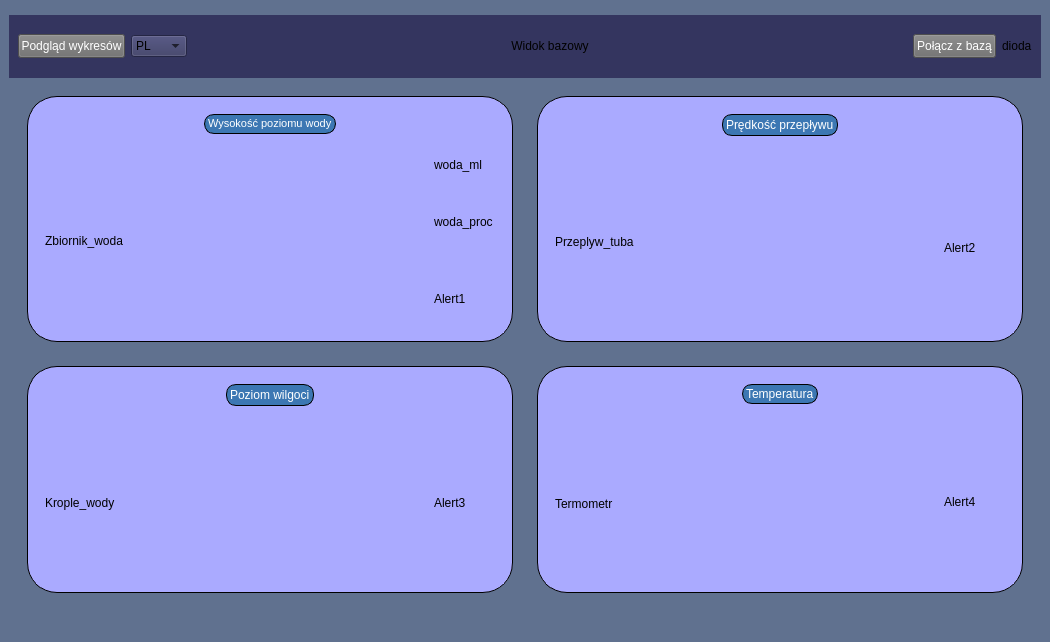
<?xml version="1.0" encoding="UTF-8"?>
<ui version="4.0">
 <class>MainWindow</class>
 <widget class="QMainWindow" name="MainWindow">
  <property name="geometry">
   <rect>
    <x>0</x>
    <y>0</y>
    <width>1050</width>
    <height>642</height>
   </rect>
  </property>
  <property name="minimumSize">
   <size>
    <width>1029</width>
    <height>538</height>
   </size>
  </property>
  <property name="windowTitle">
   <string>MainWindow</string>
  </property>
  <property name="styleSheet">
   <string notr="true">background-color: rgb(96, 113, 143);</string>
  </property>
  <widget class="QWidget" name="centralwidget">
   <layout class="QGridLayout" name="gridLayout_7">
    <item row="1" column="0">
     <widget class="QWidget" name="kratka_okienka" native="true">
      <property name="minimumSize">
       <size>
        <width>861</width>
        <height>391</height>
       </size>
      </property>
      <property name="styleSheet">
       <string notr="true">background-color: rgb(96, 113, 143);</string>
      </property>
      <layout class="QGridLayout" name="gridLayout_2">
       <item row="0" column="0">
        <layout class="QGridLayout" name="gridLayout">
         <item row="1" column="1">
          <widget class="QWidget" name="okienko4" native="true">
           <property name="styleSheet">
            <string notr="true"/>
           </property>
           <layout class="QGridLayout" name="gridLayout_3">
            <item row="0" column="0">
             <widget class="QWidget" name="okienko_44" native="true">
              <property name="minimumSize">
               <size>
                <width>477</width>
                <height>188</height>
               </size>
              </property>
              <property name="styleSheet">
               <string notr="true">QWidget#okienko_44{
    background-color: rgb(170, 170, 255);
	border: 1px solid black;
    border-radius: 30px;
}</string>
              </property>
              <layout class="QGridLayout" name="gridLayout_17">
               <item row="0" column="0">
                <widget class="QWidget" name="widget" native="true">
                 <property name="maximumSize">
                  <size>
                   <width>16777215</width>
                   <height>40</height>
                  </size>
                 </property>
                 <property name="styleSheet">
                  <string notr="true">    background-color: rgb(170, 170, 255);</string>
                 </property>
                 <layout class="QGridLayout" name="gridLayout_16">
                  <item row="0" column="0">
                   <spacer name="horizontalSpacer_10">
                    <property name="orientation">
                     <enum>Qt::Horizontal</enum>
                    </property>
                    <property name="sizeHint" stdset="0">
                     <size>
                      <width>40</width>
                      <height>20</height>
                     </size>
                    </property>
                   </spacer>
                  </item>
                  <item row="0" column="1">
                   <widget class="QLabel" name="nazwa_okno4">
                    <property name="styleSheet">
                     <string notr="true">QLabel#nazwa_okno4{
	color: rgb(255, 255, 255);
	background-color: rgb(60, 119, 179);
	border: 1px solid black;
    border-radius: 10px;
}</string>
                    </property>
                    <property name="text">
                     <string>Temperatura</string>
                    </property>
                   </widget>
                  </item>
                  <item row="0" column="2">
                   <spacer name="horizontalSpacer_9">
                    <property name="orientation">
                     <enum>Qt::Horizontal</enum>
                    </property>
                    <property name="sizeHint" stdset="0">
                     <size>
                      <width>40</width>
                      <height>20</height>
                     </size>
                    </property>
                   </spacer>
                  </item>
                 </layout>
                </widget>
               </item>
               <item row="1" column="0">
                <widget class="QWidget" name="widget" native="true">
                 <property name="styleSheet">
                  <string notr="true">    background-color: rgb(170, 170, 255);</string>
                 </property>
                 <layout class="QGridLayout" name="gridLayout_15">
                  <item row="0" column="0">
                   <widget class="QLabel" name="Termometr">
                    <property name="minimumSize">
                     <size>
                      <width>331</width>
                      <height>151</height>
                     </size>
                    </property>
                    <property name="text">
                     <string>Termometr</string>
                    </property>
                   </widget>
                  </item>
                  <item row="0" column="1">
                   <widget class="QLabel" name="Alert4">
                    <property name="maximumSize">
                     <size>
                      <width>61</width>
                      <height>51</height>
                     </size>
                    </property>
                    <property name="text">
                     <string>Alert4</string>
                    </property>
                   </widget>
                  </item>
                 </layout>
                </widget>
               </item>
              </layout>
             </widget>
            </item>
           </layout>
          </widget>
         </item>
         <item row="0" column="1">
          <widget class="QWidget" name="okienko_2" native="true">
           <layout class="QGridLayout" name="gridLayout_5">
            <item row="0" column="1">
             <widget class="QWidget" name="okienko_22" native="true">
              <property name="minimumSize">
               <size>
                <width>477</width>
                <height>188</height>
               </size>
              </property>
              <property name="styleSheet">
               <string notr="true">QWidget#okienko_22{
    background-color: rgb(170, 170, 255);
	border: 1px solid black;
    border-radius: 30px;
}</string>
              </property>
              <layout class="QGridLayout" name="gridLayout_12">
               <item row="0" column="0">
                <widget class="QWidget" name="widget" native="true">
                 <property name="maximumSize">
                  <size>
                   <width>16777215</width>
                   <height>40</height>
                  </size>
                 </property>
                 <property name="styleSheet">
                  <string notr="true">    background-color: rgb(170, 170, 255);</string>
                 </property>
                 <layout class="QHBoxLayout" name="horizontalLayout_4">
                  <item>
                   <spacer name="horizontalSpacer_5">
                    <property name="orientation">
                     <enum>Qt::Horizontal</enum>
                    </property>
                    <property name="sizeHint" stdset="0">
                     <size>
                      <width>151</width>
                      <height>17</height>
                     </size>
                    </property>
                   </spacer>
                  </item>
                  <item>
                   <widget class="QLabel" name="nazwa_okno2">
                    <property name="styleSheet">
                     <string notr="true">QLabel#nazwa_okno2{
	color: rgb(255, 255, 255);
	background-color: rgb(60, 119, 179);
	border: 1px solid black;
    border-radius: 10px;
}</string>
                    </property>
                    <property name="text">
                     <string>Prędkość przepływu</string>
                    </property>
                   </widget>
                  </item>
                  <item>
                   <spacer name="horizontalSpacer_6">
                    <property name="orientation">
                     <enum>Qt::Horizontal</enum>
                    </property>
                    <property name="sizeHint" stdset="0">
                     <size>
                      <width>150</width>
                      <height>17</height>
                     </size>
                    </property>
                   </spacer>
                  </item>
                 </layout>
                </widget>
               </item>
               <item row="1" column="0">
                <widget class="QWidget" name="widget" native="true">
                 <property name="styleSheet">
                  <string notr="true">    background-color: rgb(170, 170, 255);</string>
                 </property>
                 <layout class="QHBoxLayout" name="horizontalLayout_5">
                  <item>
                   <widget class="QLabel" name="Przeplyw_tuba">
                    <property name="minimumSize">
                     <size>
                      <width>301</width>
                      <height>141</height>
                     </size>
                    </property>
                    <property name="maximumSize">
                     <size>
                      <width>166666</width>
                      <height>166666</height>
                     </size>
                    </property>
                    <property name="text">
                     <string>Przeplyw_tuba</string>
                    </property>
                   </widget>
                  </item>
                  <item>
                   <widget class="QLabel" name="Alert2">
                    <property name="minimumSize">
                     <size>
                      <width>61</width>
                      <height>51</height>
                     </size>
                    </property>
                    <property name="maximumSize">
                     <size>
                      <width>61</width>
                      <height>40</height>
                     </size>
                    </property>
                    <property name="text">
                     <string>Alert2</string>
                    </property>
                   </widget>
                  </item>
                 </layout>
                </widget>
               </item>
              </layout>
             </widget>
            </item>
           </layout>
          </widget>
         </item>
         <item row="0" column="0">
          <widget class="QWidget" name="okienko_1" native="true">
           <layout class="QGridLayout" name="gridLayout_4">
            <item row="0" column="1">
             <widget class="QWidget" name="okienko_11" native="true">
              <property name="minimumSize">
               <size>
                <width>478</width>
                <height>188</height>
               </size>
              </property>
              <property name="styleSheet">
               <string notr="true">QWidget#okienko_11{
    background-color: rgb(170, 170, 255);
	border: 1px solid black;
    border-radius: 30px;
}</string>
              </property>
              <layout class="QGridLayout" name="gridLayout_11">
               <item row="0" column="0">
                <layout class="QGridLayout" name="gridLayout_10">
                 <item row="0" column="0">
                  <widget class="QWidget" name="widget" native="true">
                   <property name="maximumSize">
                    <size>
                     <width>16777215</width>
                     <height>40</height>
                    </size>
                   </property>
                   <property name="styleSheet">
                    <string notr="true">    background-color: rgb(170, 170, 255);</string>
                   </property>
                   <layout class="QHBoxLayout" name="horizontalLayout_3">
                    <item>
                     <spacer name="horizontalSpacer_3">
                      <property name="orientation">
                       <enum>Qt::Horizontal</enum>
                      </property>
                      <property name="sizeHint" stdset="0">
                       <size>
                        <width>40</width>
                        <height>20</height>
                       </size>
                      </property>
                     </spacer>
                    </item>
                    <item>
                     <widget class="QLabel" name="nazwa_okno1">
                      <property name="styleSheet">
                       <string notr="true">QLabel#nazwa_okno1{
	color: rgb(255, 255, 255);
	background-color: rgb(60, 119, 179);
	border: 1px solid black;
    border-radius: 10px;
}</string>
                      </property>
                      <property name="text">
                       <string>&lt;html&gt;&lt;head/&gt;&lt;body&gt;&lt;p&gt;&lt;span style=&quot; font-size:8pt;&quot;&gt;Wysokość poziomu wody&lt;/span&gt;&lt;/p&gt;&lt;/body&gt;&lt;/html&gt;</string>
                      </property>
                     </widget>
                    </item>
                    <item>
                     <spacer name="horizontalSpacer_4">
                      <property name="orientation">
                       <enum>Qt::Horizontal</enum>
                      </property>
                      <property name="sizeHint" stdset="0">
                       <size>
                        <width>40</width>
                        <height>20</height>
                       </size>
                      </property>
                     </spacer>
                    </item>
                   </layout>
                  </widget>
                 </item>
                 <item row="1" column="0">
                  <widget class="QWidget" name="widget" native="true">
                   <property name="styleSheet">
                    <string notr="true">    background-color: rgb(170, 170, 255);</string>
                   </property>
                   <layout class="QGridLayout" name="gridLayout_9">
                    <item row="0" column="0">
                     <widget class="QLabel" name="Zbiornik_woda">
                      <property name="minimumSize">
                       <size>
                        <width>202</width>
                        <height>139</height>
                       </size>
                      </property>
                      <property name="text">
                       <string>Zbiornik_woda</string>
                      </property>
                     </widget>
                    </item>
                    <item row="0" column="1">
                     <layout class="QGridLayout" name="gridLayout_8">
                      <property name="sizeConstraint">
                       <enum>QLayout::SetDefaultConstraint</enum>
                      </property>
                      <item row="4" column="0">
                       <widget class="QLabel" name="Alert1">
                        <property name="minimumSize">
                         <size>
                          <width>61</width>
                          <height>51</height>
                         </size>
                        </property>
                        <property name="maximumSize">
                         <size>
                          <width>61</width>
                          <height>51</height>
                         </size>
                        </property>
                        <property name="text">
                         <string>Alert1</string>
                        </property>
                       </widget>
                      </item>
                      <item row="2" column="0">
                       <widget class="QLabel" name="woda_proc">
                        <property name="maximumSize">
                         <size>
                          <width>61</width>
                          <height>41</height>
                         </size>
                        </property>
                        <property name="text">
                         <string>woda_proc</string>
                        </property>
                       </widget>
                      </item>
                      <item row="0" column="0">
                       <widget class="QLabel" name="woda_ml">
                        <property name="minimumSize">
                         <size>
                          <width>0</width>
                          <height>0</height>
                         </size>
                        </property>
                        <property name="maximumSize">
                         <size>
                          <width>500</width>
                          <height>41</height>
                         </size>
                        </property>
                        <property name="text">
                         <string>woda_ml</string>
                        </property>
                       </widget>
                      </item>
                      <item row="3" column="0">
                       <spacer name="verticalSpacer">
                        <property name="orientation">
                         <enum>Qt::Vertical</enum>
                        </property>
                        <property name="sizeHint" stdset="0">
                         <size>
                          <width>20</width>
                          <height>40</height>
                         </size>
                        </property>
                       </spacer>
                      </item>
                      <item row="1" column="0">
                       <spacer name="verticalSpacer_2">
                        <property name="orientation">
                         <enum>Qt::Vertical</enum>
                        </property>
                        <property name="sizeHint" stdset="0">
                         <size>
                          <width>20</width>
                          <height>40</height>
                         </size>
                        </property>
                       </spacer>
                      </item>
                     </layout>
                    </item>
                   </layout>
                  </widget>
                 </item>
                </layout>
               </item>
              </layout>
             </widget>
            </item>
           </layout>
          </widget>
         </item>
         <item row="1" column="0">
          <widget class="QWidget" name="okienko_3" native="true">
           <layout class="QGridLayout" name="gridLayout_6">
            <item row="0" column="0">
             <widget class="QWidget" name="okienko_33" native="true">
              <property name="minimumSize">
               <size>
                <width>478</width>
                <height>188</height>
               </size>
              </property>
              <property name="styleSheet">
               <string notr="true">QWidget#okienko_33{
    background-color: rgb(170, 170, 255);
	border: 1px solid black;
    border-radius: 30px;
}</string>
              </property>
              <layout class="QGridLayout" name="gridLayout_14">
               <item row="0" column="0">
                <widget class="QWidget" name="widget" native="true">
                 <property name="maximumSize">
                  <size>
                   <width>16777215</width>
                   <height>40</height>
                  </size>
                 </property>
                 <property name="styleSheet">
                  <string notr="true">    background-color: rgb(170, 170, 255);</string>
                 </property>
                 <layout class="QHBoxLayout" name="horizontalLayout_6">
                  <item>
                   <spacer name="horizontalSpacer_8">
                    <property name="orientation">
                     <enum>Qt::Horizontal</enum>
                    </property>
                    <property name="sizeHint" stdset="0">
                     <size>
                      <width>40</width>
                      <height>20</height>
                     </size>
                    </property>
                   </spacer>
                  </item>
                  <item>
                   <widget class="QLabel" name="nazwa_okno3">
                    <property name="styleSheet">
                     <string notr="true">QLabel#nazwa_okno3{
	color: rgb(255, 255, 255);
	background-color: rgb(60, 119, 179);
	border: 1px solid black;
    border-radius: 10px;
}</string>
                    </property>
                    <property name="text">
                     <string>Poziom wilgoci</string>
                    </property>
                   </widget>
                  </item>
                  <item>
                   <spacer name="horizontalSpacer_7">
                    <property name="orientation">
                     <enum>Qt::Horizontal</enum>
                    </property>
                    <property name="sizeHint" stdset="0">
                     <size>
                      <width>40</width>
                      <height>20</height>
                     </size>
                    </property>
                   </spacer>
                  </item>
                 </layout>
                </widget>
               </item>
               <item row="1" column="0">
                <widget class="QWidget" name="widget" native="true">
                 <property name="styleSheet">
                  <string notr="true">    background-color: rgb(170, 170, 255);</string>
                 </property>
                 <layout class="QGridLayout" name="gridLayout_13">
                  <item row="0" column="0">
                   <layout class="QHBoxLayout" name="horizontalLayout_7">
                    <item>
                     <widget class="QLabel" name="Krople_wody">
                      <property name="minimumSize">
                       <size>
                        <width>291</width>
                        <height>141</height>
                       </size>
                      </property>
                      <property name="text">
                       <string>Krople_wody</string>
                      </property>
                     </widget>
                    </item>
                    <item>
                     <widget class="QLabel" name="Alert3">
                      <property name="maximumSize">
                       <size>
                        <width>61</width>
                        <height>51</height>
                       </size>
                      </property>
                      <property name="text">
                       <string>Alert3</string>
                      </property>
                     </widget>
                    </item>
                   </layout>
                  </item>
                 </layout>
                </widget>
               </item>
              </layout>
             </widget>
            </item>
           </layout>
          </widget>
         </item>
        </layout>
       </item>
      </layout>
     </widget>
    </item>
    <item row="0" column="0">
     <widget class="QWidget" name="gorny_pasek" native="true">
      <property name="minimumSize">
       <size>
        <width>811</width>
        <height>63</height>
       </size>
      </property>
      <property name="maximumSize">
       <size>
        <width>16777215</width>
        <height>51</height>
       </size>
      </property>
      <property name="styleSheet">
       <string notr="true">background-color: rgb(52, 53, 95);</string>
      </property>
      <layout class="QGridLayout" name="gridLayout_18">
       <item row="0" column="0">
        <layout class="QHBoxLayout" name="horizontalLayout">
         <item>
          <widget class="QPushButton" name="przycisk_wykresy">
           <property name="maximumSize">
            <size>
             <width>107</width>
             <height>24</height>
            </size>
           </property>
           <property name="styleSheet">
            <string notr="true">QPushButton{
	border -radius: 3px;
	background: rgb(109, 109, 109);
	color: rgb(255, 255, 255)
}

QPushButton:hover{
	background-color: rgb(47, 47, 47);
	color: rgb(255, 255, 255)
}

QPushButton:pressed{
	background-color: rgb(0, 0, 0);
	color: rgb(255, 255, 255)
}
</string>
           </property>
           <property name="text">
            <string>Podgląd wykresów</string>
           </property>
          </widget>
         </item>
         <item>
          <widget class="QComboBox" name="comboBox_jezyk">
           <item>
            <property name="text">
             <string>PL</string>
            </property>
           </item>
           <item>
            <property name="text">
             <string>ENG</string>
            </property>
           </item>
          </widget>
         </item>
         <item>
          <spacer name="horizontalSpacer">
           <property name="orientation">
            <enum>Qt::Horizontal</enum>
           </property>
           <property name="sizeHint" stdset="0">
            <size>
             <width>60</width>
             <height>20</height>
            </size>
           </property>
          </spacer>
         </item>
         <item>
          <widget class="QLabel" name="nazwa_okna0">
           <property name="minimumSize">
            <size>
             <width>150</width>
             <height>30</height>
            </size>
           </property>
           <property name="styleSheet">
            <string notr="true">QLabel#nazwa_okna0{
	background-color: rgb(85, 170, 255);
	border: 1px solid blue;
    border-radius: 2px;
}
font: 9pt &quot;Segoe Print&quot;;</string>
           </property>
           <property name="text">
            <string>&lt;html&gt;&lt;head/&gt;&lt;body&gt;&lt;p align=&quot;center&quot;&gt;Widok bazowy&lt;/p&gt;&lt;/body&gt;&lt;/html&gt;</string>
           </property>
          </widget>
         </item>
         <item>
          <spacer name="horizontalSpacer_2">
           <property name="orientation">
            <enum>Qt::Horizontal</enum>
           </property>
           <property name="sizeHint" stdset="0">
            <size>
             <width>40</width>
             <height>20</height>
            </size>
           </property>
          </spacer>
         </item>
         <item>
          <widget class="QPushButton" name="przycisk_polacz">
           <property name="maximumSize">
            <size>
             <width>121</width>
             <height>24</height>
            </size>
           </property>
           <property name="styleSheet">
            <string notr="true">QPushButton{
	border -radius: 3px;
	background: rgb(109, 109, 109);
	color: rgb(255, 255, 255)
}

QPushButton:hover{
	background-color: rgb(47, 47, 47);
	color: rgb(255, 255, 255)
}

QPushButton:pressed{
	background-color: rgb(0, 0, 0);
	color: rgb(255, 255, 255)
}</string>
           </property>
           <property name="text">
            <string>Połącz z bazą</string>
           </property>
          </widget>
         </item>
         <item>
          <widget class="QLabel" name="dioda">
           <property name="maximumSize">
            <size>
             <width>49</width>
             <height>16</height>
            </size>
           </property>
           <property name="text">
            <string>dioda</string>
           </property>
          </widget>
         </item>
        </layout>
       </item>
      </layout>
     </widget>
    </item>
   </layout>
  </widget>
  <widget class="QStatusBar" name="statusbar"/>
 </widget>
 <resources/>
 <connections/>
</ui>
